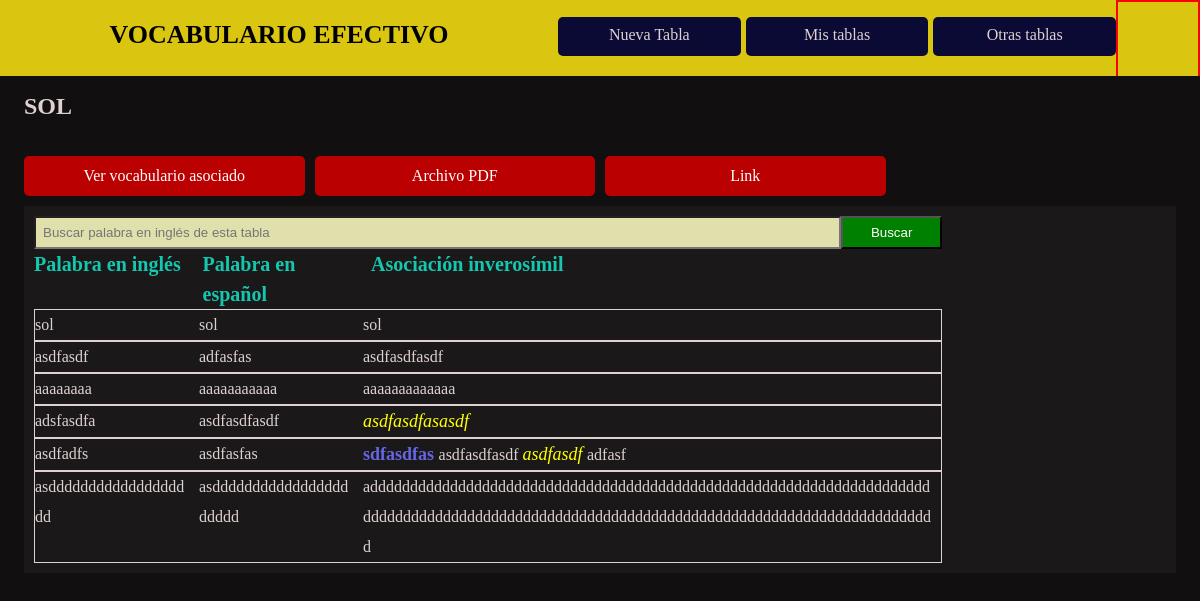
The app's page /lista-de-palabras/12/sol (signed in) with its own data.
### tables/models.py (models this page shows)
class Word(models.Model) :
    table = models.ForeignKey(Table, null = True, blank=True, on_delete = models.CASCADE) # on_delete=models.CASCADE : it allows to remove for example when user will be removed, register for comment with user removed, also will be removed
    english_word = models.CharField(max_length = 1000)
    spanish_word = models.CharField(max_length = 1000)
    inverosimil_relation = RichTextField(max_length = 2000)

### tables/views.py (the view)
# urls.py: path('lista-de-palabras/<int:table_id>/<str:title>', login_required(views.ListVocabulary.as_view()), name = 'word_list'),
class ListVocabulary(ListView):
    model = Word
    template_name = 'table/word list.html'
    context_object_name = 'word_collection'
    def get_queryset(self, *args, **kwargs) :
        table_id = self.kwargs['table_id']
        kword = self.request.GET.get('kword',)
        if kword:
            return Word.objects.filter(table_id = table_id, english_word = kword)
        return Word.objects.filter(table_id = table_id)
    def get_context_data(self, **kwargs):
        owner_table = obtain_owner_table(self.kwargs['table_id'])
        word_id = obtain_relation_word(self.kwargs['table_id'])
        context = super(ListVocabulary, self).get_context_data(**kwargs)
        context['table_id'] = self.kwargs['table_id']
        context['title'] = self.kwargs['title']
        context['owner_table'] = owner_table
        return context

### tables/views.py (called while the page is built)
def obtain_owner_table(table_id):
    table = Table.objects.filter(id = table_id)
    owner_table_id = table[0].user_id
    return owner_table_id

def obtain_relation_word(table_id):
    relation_word = Word.objects.filter(table_id = table_id)
    print('----------------word id-------------------', relation_word)
    return

### tables/templates/table/word list.html (shortened to what this page needs)
{% extends 'table/main menu.html' %}
{% block content_table %}
    <div class="table-container">
        <form action="GET" class="form-search">
            <input type="text" name="kword" placeholder="Buscar palabra en inglés de esta tabla" class="search-field">
            <button type="submit" class="search-button">Buscar</button>
        </form>
        {% include 'includes/description_table.html' %}
        {% if word_collection|length > 0 %}
            {% for word in word_collection %}
                <div class="box_word">
                    <ul class="word_list">
                        <li>{{word.english_word}}</li>
                        <li>{{word.spanish_word}}</li>
                        <li>{{word.inverosimil_relation|safe}}</li>
                    </ul>
                </div>
            {% endfor %}
        {% else %}
            <p class="without-words-message">No hay palabras disponibles para esta tabla</p>
        {% endif %}
    </div>
{% endblock %}

### mainapp/static/css/styles.css (style rules this page uses)
* { margin: 0; padding: 0; }

### tables/static/css/styles-app-tables.css (style rules this page uses)
.table-container { padding: 10px; }
.table-container ul li { list-style: none; }
.table-container { width: 98.3%; min-height: 80px; background-color: #1a1818; }
.table-container ul { display: grid; height: 30px; line-height: 30px; grid-template-columns: 14% 14% 67%; grid-gap: 10px; height: auto; }
.form-search { width: 89.1%; display: grid; grid-template-columns: 8fr 1fr 1fr; }
.form-search input.search-field { padding: 7px; background-color: #e0e0ad; }
.form-search button.search-button { padding: 7px; background-color: green; color: white; cursor: pointer; }
div.box_word { display: grid; grid-template-columns: 80% 20%; grid-gap: 5px; }
ul.word_list { width: 100%; display: grid; grid-template-columns: 17% 17% 63%; border-top: 1px solid; border-left: 1px solid; border-right: 1px solid; height: auto; }
ul.word_list:last-child { border-bottom: 1px solid; }
ul.word_list li { text-align: left; overflow-wrap: break-word; }
ul.word_list li strong { color: #6666e4; font-size: 18px; }
ul.word_list li p { overflow-wrap: break-word; }
ul.word_list li em { color: yellow; font-size: 18px; }

### records on screen
Word: english_word "sol", spanish_word "sol", inverosimil_relation "sol"
Word: english_word "asdfasdf", spanish_word "adfasfas", inverosimil_relation "asdfasdfasdf"
Word: english_word "aaaaaaaa", spanish_word "aaaaaaaaaaa", inverosimil_relation "aaaaaaaaaaaaa"
Word: english_word "adsfasdfa", spanish_word "asdfasdfasdf", inverosimil_relation "asdfasdfasasdf"
Word: english_word "asdfadfs", spanish_word "asdfasfas", inverosimil_relation "sdfasdfas asdfasdfasdf asdfasdf adfasf"
Word: english_word "asddddddddddddddddddd", spanish_word "asdddddddddddddddddddddd", inverosimil_relation "adddddddddddddddddddddddddddddddddddddddddddddddddddddddddddddddddddddddddddddddddddddddddddddddddddddddddddddddddddddddddddddddddddddddddddddd"

### other values on screen
{{ title|upper }} "SOL"
